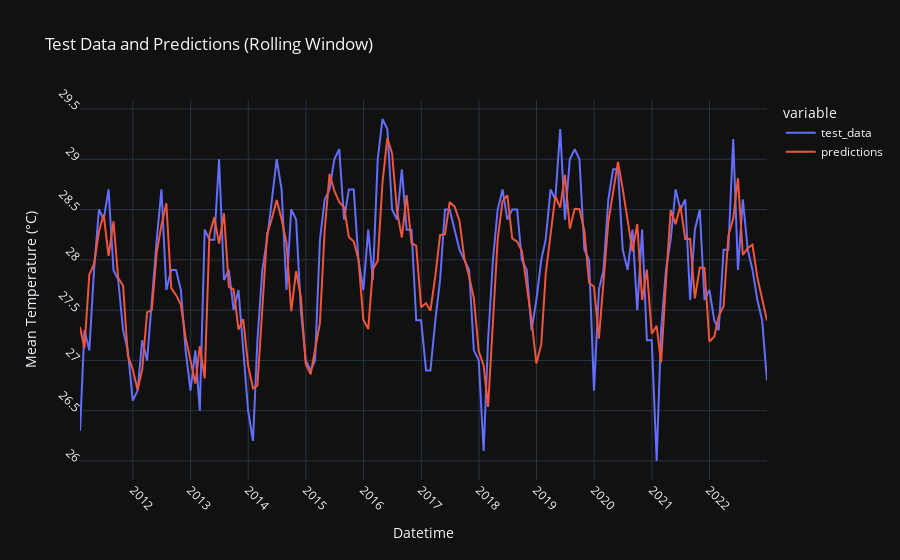

The notebook cell saved with this chart:
### Markdown cell above
##### Although there is volatility in residual data, there is less pattern compared to just training on the test data in one shot (as shown above), means predictions will be closer and model is better.

### Code cell
plot_data_rolling = pd.DataFrame({'datetime': test_data.index, 'test_data': test_data.values, 'predictions': predictions_rolling})
# print(plot_data)
fig_pred_test_rolling = px.line(plot_data_rolling, x='datetime', y=['test_data', 'predictions'], labels={'datetime': 'Datetime', 'value': 'Mean Temperature (°C)'}, title='Test Data and Predictions (Rolling Window)')
fig_pred_test_rolling.update_xaxes(dtick='M12', tickangle=45)
fig_pred_test_rolling.update_yaxes(dtick=0.5, tickangle=45)
fig_pred_test_rolling.update_traces(hovertemplate='Datetime: %{x}<br>Mean Temperature: %{y}°C')
fig_pred_test_rolling.show()

print(f"Mean Absolute Percent Error: {round(np.mean(abs(residuals_rolling/test_data)), 4)}")
print(f"Root Mean Squared Error: {np.sqrt(np.mean(residuals_rolling**2))}")

### Figure 1 — Plotly figure (JSON) as saved in the notebook; plotly's stock layout.template omitted (floating-point values rounded to 4 significant figures; data arrays with more than 128 entries replaced by an {"elided": "..."} marker saying what was removed)
{"data": [{"hovertemplate": "Datetime: %{x}<br>Mean Temperature: %{y}°C", "legendgroup": "test_data", "line": {"color": "#636efa", "dash": "solid"}, "marker": {"symbol": "circle"}, "mode": "lines", "name": "test_data", "orientation": "v", "showlegend": true, "x": {"elided": "144 str values"}, "xaxis": "x", "y": {"elided": "144 float values"}, "yaxis": "y", "type": "scatter"}, {"hovertemplate": "Datetime: %{x}<br>Mean Temperature: %{y}°C", "legendgroup": "predictions", "line": {"color": "#EF553B", "dash": "solid"}, "marker": {"symbol": "circle"}, "mode": "lines", "name": "predictions", "orientation": "v", "showlegend": true, "x": {"elided": "144 str values"}, "xaxis": "x", "y": {"elided": "144 float values"}, "yaxis": "y", "type": "scatter"}], "layout": {"xaxis": {"anchor": "y", "domain": [0.0, 1.0], "title": {"text": "Datetime"}, "dtick": "M12", "tickangle": 45}, "yaxis": {"anchor": "x", "domain": [0.0, 1.0], "title": {"text": "Mean Temperature (°C)"}, "dtick": 0.5, "tickangle": 45}, "legend": {"title": {"text": "variable"}, "tracegroupgap": 0}, "title": {"text": "Test Data and Predictions (Rolling Window)"}}}
